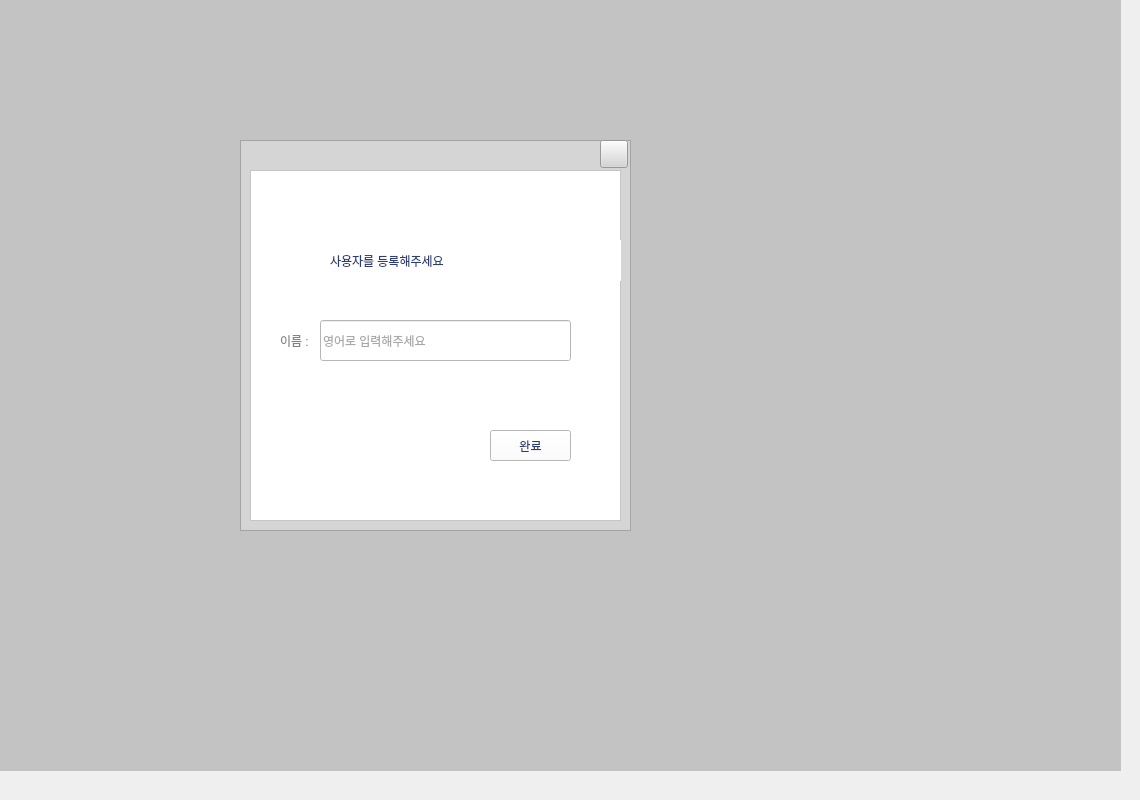
                     <widget class="QWidget" name="add">
                      <widget class="QWidget" name="adduser" native="true">
                       <property name="geometry">
                        <rect>
                         <x>-10</x>
                         <y>-20</y>
                         <width>1131</width>
                         <height>791</height>
                        </rect>
                       </property>
                       <property name="cursor">
                        <cursorShape>ArrowCursor</cursorShape>
                       </property>
                       <property name="styleSheet">
                        <string notr="true">background-color: rgba(100, 100, 100, 80)
</string>
                       </property>
                       <property name="inputMethodHints">
                        <set>Qt::ImhDate</set>
                       </property>
                       <widget class="QFrame" name="frame_2">
                        <property name="geometry">
                         <rect>
                          <x>250</x>
                          <y>160</y>
                          <width>391</width>
                          <height>391</height>
                         </rect>
                        </property>
                        <property name="styleSheet">
                         <string notr="true">background-color: rgb(213, 213, 213)</string>
                        </property>
                        <property name="frameShape">
                         <enum>QFrame::StyledPanel</enum>
                        </property>
                        <property name="frameShadow">
                         <enum>QFrame::Raised</enum>
                        </property>
                        <widget class="QPushButton" name="closeAppBtn_2">
                         <property name="geometry">
                          <rect>
                           <x>360</x>
                           <y>0</y>
                           <width>28</width>
                           <height>28</height>
                          </rect>
                         </property>
                         <property name="minimumSize">
                          <size>
                           <width>28</width>
                           <height>28</height>
                          </size>
                         </property>
                         <property name="maximumSize">
                          <size>
                           <width>28</width>
                           <height>28</height>
                          </size>
                         </property>
                         <property name="cursor">
                          <cursorShape>PointingHandCursor</cursorShape>
                         </property>
                         <property name="toolTip">
                          <string>Close</string>
                         </property>
                         <property name="toolTipDuration">
                          <number>-1</number>
                         </property>
                         <property name="styleSheet">
                          <string notr="true">border-color:rgb(213, 213, 213)</string>
                         </property>
                         <property name="text">
                          <string/>
                         </property>
                         <property name="icon">
                          <iconset resource="resources.qrc">
                           <normaloff>:/icons/images/icons/icon_close.png</normaloff>:/icons/images/icons/icon_close.png</iconset>
                         </property>
                         <property name="iconSize">
                          <size>
                           <width>15</width>
                           <height>15</height>
                          </size>
                         </property>
                        </widget>
                        <widget class="QFrame" name="frame_3">
                         <property name="geometry">
                          <rect>
                           <x>10</x>
                           <y>30</y>
                           <width>371</width>
                           <height>351</height>
                          </rect>
                         </property>
                         <property name="styleSheet">
                          <string notr="true">background-color: rgb(255, 255, 255);</string>
                         </property>
                         <property name="frameShape">
                          <enum>QFrame::StyledPanel</enum>
                         </property>
                         <property name="frameShadow">
                          <enum>QFrame::Raised</enum>
                         </property>
                         <widget class="QLabel" name="label_10">
                          <property name="geometry">
                           <rect>
                            <x>80</x>
                            <y>70</y>
                            <width>291</width>
                            <height>41</height>
                           </rect>
                          </property>
                          <property name="autoFillBackground">
                           <bool>false</bool>
                          </property>
                          <property name="styleSheet">
                           <string notr="true">color: rgb(44, 61, 115);
background-color: rgb(255, 255, 255);
font: 700 18pt &quot;나눔스퀘어_ac Bold&quot;;</string>
                          </property>
                          <property name="text">
                           <string>사용자를 등록해주세요</string>
                          </property>
                         </widget>
                         <widget class="QLineEdit" name="adduserName">
                          <property name="geometry">
                           <rect>
                            <x>70</x>
                            <y>150</y>
                            <width>251</width>
                            <height>41</height>
                           </rect>
                          </property>
                          <property name="autoFillBackground">
                           <bool>false</bool>
                          </property>
                          <property name="styleSheet">
                           <string notr="true">background-color: rgb(255, 255, 255);
font: 11pt &quot;나눔스퀘어_ac&quot;;
color: rgb(81, 81, 81);
</string>
                          </property>
                          <property name="inputMethodHints">
                           <set>Qt::ImhNone</set>
                          </property>
                          <property name="text">
                           <string extracomment="Name"/>
                          </property>
                          <property name="echoMode">
                           <enum>QLineEdit::Normal</enum>
                          </property>
                          <property name="dragEnabled">
                           <bool>true</bool>
                          </property>
                          <property name="placeholderText">
                           <string>영어로 입력해주세요</string>
                          </property>
                          <property name="clearButtonEnabled">
                           <bool>true</bool>
                          </property>
                         </widget>
                         <widget class="QLabel" name="label_11">
                          <property name="geometry">
                           <rect>
                            <x>30</x>
                            <y>160</y>
                            <width>31</width>
                            <height>21</height>
                           </rect>
                          </property>
                          <property name="autoFillBackground">
                           <bool>false</bool>
                          </property>
                          <property name="styleSheet">
                           <string notr="true">color: rgb(130, 130, 130);
background-color: rgb(255, 255, 255);
font: 10pt &quot;나눔스퀘어_ac&quot;;</string>
                          </property>
                          <property name="text">
                           <string>이름 :</string>
                          </property>
                         </widget>
                         <widget class="QPushButton" name="complete">
                          <property name="geometry">
                           <rect>
                            <x>240</x>
                            <y>260</y>
                            <width>81</width>
                            <height>31</height>
                           </rect>
                          </property>
                          <property name="cursor">
                           <cursorShape>PointingHandCursor</cursorShape>
                          </property>
                          <property name="toolTip">
                           <string>Close</string>
                          </property>
                          <property name="toolTipDuration">
                           <number>-1</number>
                          </property>
                          <property name="styleSheet">
                           <string notr="true">color: rgb(44, 61, 115);
font: 700 11pt &quot;나눔스퀘어_ac Bold&quot;;
background-color: rgb(255, 255, 255);</string>
                          </property>
                          <property name="text">
                           <string>완료</string>
                          </property>
                         </widget>
                        </widget>
                        <zorder>frame_3</zorder>
                        <zorder>closeAppBtn_2</zorder>
                       </widget>
                      </widget>
                     </widget>
